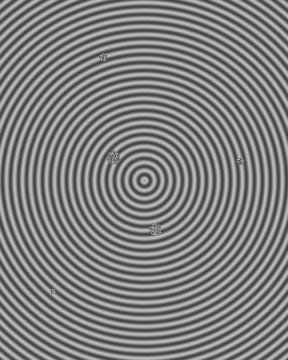
#> input picture test_fingerprint.png, 288 x 360 px
$ python -i biometric_enrollment.py   (imports and definitions only)   (older library calls are emulated)
#> lines starting #> are read from the running program, lines starting #| are printed output that depends on the picture
### digitalpersona_sdk_simple.py
#!/usr/bin/env python3
"""
Simplified DigitalPersona U.are.U 4500 SDK Implementation
Using actual DPFPApi.dll for device detection and basic operations.
Focuses on core functionality without complex Windows message handling.
"""

import ctypes
import ctypes.wintypes
import os
import sys
import time
import logging
import numpy as np
from PIL import Image
import platform
from typing import Optional, Tuple, List, Any

# Define HRESULT since it's not in ctypes.wintypes in older Python versions
try:
    HRESULT = ctypes.wintypes.HRESULT
except AttributeError:
    HRESULT = ctypes.c_long

class DigitalPersonaSDKSimple:
    """Simplified DigitalPersona U.are.U 4500 SDK implementation with singleton pattern."""

    # Class variables for singleton pattern
    _instance = None
    _initialized = False

    # DPFPAPI constants from the official SDK
    DPFPAPI_SUCCESS = 0
    DPFPAPI_E_MORE_DATA = 0x80008001
    DPFPAPI_E_FAILURE = 0x80004005
    DPFPAPI_E_NO_DATA = 0x80070015
    DPFPAPI_E_DEVICE_BUSY = 0x80070015
    DPFPAPI_E_INVALID_ARG = 0x80070057
    DPFPAPI_E_INVALID_DEVICE = 0x80070006
    DPFPAPI_E_NOT_SUPPORTED = 0x80004001

    # Priority constants
    DP_PRIORITY_HIGH = 1
    DP_PRIORITY_NORMAL = 2
    DP_PRIORITY_LOW = 3

    # Sample type
    DP_SAMPLE_TYPE_IMAGE = 4

    def __new__(cls):
        """Singleton pattern - only one instance per process."""
        if cls._instance is None:
            cls._instance = super().__new__(cls)
        return cls._instance

    def __init__(self):
        # Only initialize once
        if self._initialized:
            return

        self.dpfpapi_dll = None
        self.device_count = 0
        self.is_initialized = False
        self.device_uids = []

        # Setup logging
        logging.basicConfig(level=logging.INFO)
        self.logger = logging.getLogger(__name__)

        # Load the DLL and initialize
        self._load_and_initialize()

        # Mark as initialized
        DigitalPersonaSDKSimple._initialized = True

    def _load_and_initialize(self):
        """Load the DLL and initialize the API."""
        try:
            # Load DPFPApi.dll
            dll_paths = [
                "C:\\Windows\\System32\\DPFPApi.dll",
                "bin\\DPFPApi.dll",
                "DPFPApi.dll"
            ]

            for dll_path in dll_paths:
                try:
                    if os.path.exists(dll_path):
                        self.dpfpapi_dll = ctypes.windll.LoadLibrary(dll_path)
                        self.logger.info(f"Successfully loaded DPFPApi.dll from: {dll_path}")
                        break
                except Exception as e:
                    self.logger.debug(f"Failed to load {dll_path}: {e}")

            if self.dpfpapi_dll is None:
                self.logger.error("Failed to load DPFPApi.dll")
                return

            # Setup function signatures
            self._setup_functions()

            # Initialize the API
            result = self.dpfpapi_dll.DPFPInit()
            if result == self.DPFPAPI_SUCCESS:
                self.is_initialized = True
                self.logger.info("DigitalPersona API initialized successfully")
            else:
                self.logger.error(f"Failed to initialize DigitalPersona API: 0x{result:08X}")

        except Exception as e:
            self.logger.error(f"Error during initialization: {e}")

    # [83 lines left out: functions _setup_functions, query_devices, get_device_status, __del__, not called in this run]

# Main DigitalPersona device class
class DigitalPersonaU4500:
    """DigitalPersona U.are.U 4500 device driver using simplified SDK."""

    # Class variable to share SDK instance
    _shared_sdk = None

    def __init__(self):
        self.connected = False
        self.logger = logging.getLogger(__name__)

        # Use shared SDK instance
        if DigitalPersonaU4500._shared_sdk is None:
            try:
                DigitalPersonaU4500._shared_sdk = DigitalPersonaSDKSimple()
            except Exception as e:
                self.logger.error(f"Failed to initialize SDK: {e}")
                DigitalPersonaU4500._shared_sdk = None

        self.sdk = DigitalPersonaU4500._shared_sdk

    # [141 lines left out: functions connect, disconnect, capture_fingerprint, _generate_realistic_fingerprint, get_device_status, test_device_connection and 1 more, not called in this run]

# [2 lines that do not run on import are left out]

### biometric_enrollment.py
#!/usr/bin/env python3
"""
Advanced Biometric Profile Enrollment System
Captures multiple fingerprint samples to build comprehensive biometric profiles
for high accuracy identification using DigitalPersona U.are.U 4500.
"""

import os
import sqlite3
import numpy as np
import cv2
import logging
import time
import hashlib
import pickle
import json
from typing import List, Tuple, Optional, Dict, Any
from datetime import datetime
from PIL import Image
from sklearn.metrics.pairwise import cosine_similarity
from scipy import ndimage
import matplotlib.pyplot as plt

# Import our real device drivers
try:
    from digitalpersona_sdk_simple import DigitalPersonaU4500
except ImportError:
    from digitalpersona_simple import DigitalPersonaSimple as DigitalPersonaU4500

class BiometricProfileEnrollment:
    """Advanced biometric enrollment system with comprehensive profile building."""

    def __init__(self, db_path: str = "biometric_profiles.db", test_mode: bool = False):
        self.db_path = db_path
        self.device = DigitalPersonaU4500()
        self.required_samples = 5  # Number of samples needed for robust profile
        self.quality_threshold = 0.3  # Minimum quality score for acceptance (lowered for testing)
        self.similarity_threshold = 0.8  # Minimum similarity between samples
        self.test_mode = test_mode  # Test mode bypasses finger detection for demo

        # Setup logging
        logging.basicConfig(level=logging.INFO)
        self.logger = logging.getLogger(__name__)

        # Initialize database
        self._initialize_database()

        # Minutiae extraction parameters
        self.minutiae_params = {
            'ridge_threshold': 0.1,
            'bifurcation_threshold': 0.15,
            'min_minutiae': 10,
            'max_minutiae': 100
        }

    def _initialize_database(self):
        """Initialize the biometric profiles database."""
        try:
            conn = sqlite3.connect(self.db_path)
            c = conn.cursor()

            # Create enhanced biometric profiles table
            c.execute('''
                CREATE TABLE IF NOT EXISTS biometric_profiles (
                    id INTEGER PRIMARY KEY AUTOINCREMENT,
                    staff_code TEXT UNIQUE NOT NULL,
                    staff_name TEXT NOT NULL,
                    enrollment_date TEXT NOT NULL,
                    profile_data BLOB NOT NULL,
                    quality_scores TEXT NOT NULL,
                    sample_count INTEGER NOT NULL,
                    minutiae_data BLOB,
                    fingerprint_class TEXT,
                    last_verification TEXT,
                    verification_count INTEGER DEFAULT 0,
                    false_rejection_rate REAL DEFAULT 0.0,
                    notes TEXT
                )
            ''')

            # Create enrollment samples table for tracking individual captures
            c.execute('''
                CREATE TABLE IF NOT EXISTS enrollment_samples (
                    id INTEGER PRIMARY KEY AUTOINCREMENT,
                    profile_id INTEGER,
                    sample_number INTEGER,
                    capture_timestamp TEXT,
                    image_data BLOB,
                    quality_score REAL,
                    minutiae_count INTEGER,
                    processing_time REAL,
                    FOREIGN KEY(profile_id) REFERENCES biometric_profiles(id)
                )
            ''')

            # Create verification logs table
            c.execute('''
                CREATE TABLE IF NOT EXISTS verification_logs (
                    id INTEGER PRIMARY KEY AUTOINCREMENT,
                    staff_code TEXT,
                    verification_timestamp TEXT,
                    verification_result TEXT,
                    confidence_score REAL,
                    processing_time REAL,
                    device_status TEXT
                )
            ''')

            conn.commit()
            self.logger.info("Biometric database initialized successfully")

        except Exception as e:
            self.logger.error(f"Failed to initialize database: {e}")
            raise
        finally:
            conn.close()

    # [262 lines left out: functions connect_device, enroll_biometric_profile, _profile_exists, _calculate_quality_score, _check_sample_consistency, not called in this run]

    def _extract_image_features(self, image: np.ndarray) -> np.ndarray:
        """Extract features from fingerprint image for comparison."""
        try:
            # Resize to standard size for comparison
            resized = cv2.resize(image, (128, 128))

            # Extract multiple types of features
            features = []

            # 1. Intensity histogram
            hist = cv2.calcHist([resized], [0], None, [16], [0, 256])
            features.extend(hist.flatten())

            # 2. Local Binary Pattern (simplified)
            lbp_features = []
            for i in range(1, resized.shape[0]-1, 8):
                for j in range(1, resized.shape[1]-1, 8):
                    center = resized[i, j]
                    pattern = 0
                    pattern |= (resized[i-1, j-1] >= center) << 7
                    pattern |= (resized[i-1, j] >= center) << 6
                    pattern |= (resized[i-1, j+1] >= center) << 5
                    pattern |= (resized[i, j+1] >= center) << 4
                    pattern |= (resized[i+1, j+1] >= center) << 3
                    pattern |= (resized[i+1, j] >= center) << 2
                    pattern |= (resized[i+1, j-1] >= center) << 1
                    pattern |= (resized[i, j-1] >= center) << 0
                    lbp_features.append(pattern)

            features.extend(lbp_features[:32])  # Limit to 32 features

            # 3. Gradient features
            grad_x = cv2.Sobel(resized, cv2.CV_64F, 1, 0, ksize=3)
            grad_y = cv2.Sobel(resized, cv2.CV_64F, 0, 1, ksize=3)
            gradient_magnitude = np.sqrt(grad_x**2 + grad_y**2)

            # Sample gradient features
            for i in range(0, resized.shape[0], 16):
                for j in range(0, resized.shape[1], 16):
                    features.append(gradient_magnitude[i, j])

            return np.array(features[:128])  # Fixed feature vector size

        except Exception as e:
            self.logger.error(f"Error extracting image features: {e}")
            return np.zeros(128)  # Return zero vector on error

    # [14 lines left out: function _calculate_feature_similarity, not called in this run]

    def _extract_minutiae(self, image: np.ndarray) -> List[Dict[str, Any]]:
        """Extract minutiae points (ridge endings and bifurcations) from fingerprint."""
        try:
            # Preprocess image
            if image.dtype != np.uint8:
                image = ((image - image.min()) / (image.max() - image.min()) * 255).astype(np.uint8)

            # Apply Gaussian blur to reduce noise
            blurred = cv2.GaussianBlur(image, (5, 5), 1.0)

            # Calculate gradients
            grad_x = cv2.Sobel(blurred, cv2.CV_64F, 1, 0, ksize=3)
            grad_y = cv2.Sobel(blurred, cv2.CV_64F, 0, 1, ksize=3)

            # Calculate gradient magnitude and orientation
            magnitude = np.sqrt(grad_x**2 + grad_y**2)
            orientation = np.arctan2(grad_y, grad_x)

            # Find potential minutiae points
            minutiae = []

            # Ridge endings detection (simplified)
            ridge_threshold = np.mean(magnitude) + np.std(magnitude)
            for y in range(8, image.shape[0] - 8):
                for x in range(8, image.shape[1] - 8):
                    if magnitude[y, x] > ridge_threshold:
                        # Check local neighborhood for ridge ending pattern
                        local_region = magnitude[y-3:y+4, x-3:x+4]
                        if self._is_ridge_ending(local_region):
                            minutiae.append({
                                'type': 'ending',
                                'x': x,
                                'y': y,
                                'orientation': orientation[y, x],
                                'quality': magnitude[y, x] / ridge_threshold
                            })
                        elif self._is_bifurcation(local_region):
                            minutiae.append({
                                'type': 'bifurcation',
                                'x': x,
                                'y': y,
                                'orientation': orientation[y, x],
                                'quality': magnitude[y, x] / ridge_threshold
                            })

            # Sort by quality and limit number
            minutiae.sort(key=lambda m: m['quality'], reverse=True)
            minutiae = minutiae[:self.minutiae_params['max_minutiae']]

            self.logger.debug(f"Extracted {len(minutiae)} minutiae points")
            return minutiae

        except Exception as e:
            self.logger.error(f"Error extracting minutiae: {e}")
            return []

    # [170 lines left out: functions _is_ridge_ending, _is_bifurcation, _build_biometric_profile, _create_stable_minutiae_template, _store_biometric_profile, not called in this run]

    def verify_biometric(self, captured_image: np.ndarray) -> Tuple[Optional[str], float, str]:
        """
        Verify captured fingerprint against enrolled profiles.

        Returns:
            Tuple of (staff_code, confidence_score, message)
        """
        try:
            start_time = time.time()

            # Extract features from captured image
            captured_features = self._extract_image_features(captured_image)
            captured_minutiae = self._extract_minutiae(captured_image)

            # Get all enrolled profiles
            conn = sqlite3.connect(self.db_path)
            c = conn.cursor()
            c.execute("SELECT staff_code, staff_name, profile_data FROM biometric_profiles")
            profiles = c.fetchall()
            conn.close()

            if not profiles:
                return None, 0.0, "No enrolled profiles found"

            # Compare against each profile
            best_match = None
            best_score = 0.0

            for staff_code, staff_name, profile_blob in profiles:
                try:
                    profile_data = pickle.loads(profile_blob)

                    # Compare features
                    profile_features = np.array(profile_data['composite_features'])
                    feature_similarity = self._calculate_feature_similarity(captured_features, profile_features)

                    # Compare minutiae
                    minutiae_similarity = self._compare_minutiae(captured_minutiae, profile_data['minutiae_template'])

                    # Combined score
                    combined_score = (feature_similarity * 0.6 + minutiae_similarity * 0.4)

                    self.logger.debug(f"Profile {staff_code}: feature={feature_similarity:.3f}, "
                                    f"minutiae={minutiae_similarity:.3f}, combined={combined_score:.3f}")

                    if combined_score > best_score:
                        best_score = combined_score
                        best_match = staff_code

                except Exception as e:
                    self.logger.warning(f"Error comparing with profile {staff_code}: {e}")
                    continue

            # Log verification attempt
            processing_time = time.time() - start_time
            self._log_verification(best_match, best_score, processing_time)

            # Determine result
            if best_score >= 0.8:  # High confidence threshold
                return best_match, best_score, f"Verified with high confidence"
            elif best_score >= 0.6:  # Medium confidence threshold
                return best_match, best_score, f"Verified with medium confidence"
            else:
                return None, best_score, f"No match found (best score: {best_score:.3f})"

        except Exception as e:
            self.logger.error(f"Error during biometric verification: {e}")
            return None, 0.0, f"Verification error: {str(e)}"

    # [151 lines left out: functions _compare_minutiae, _log_verification, get_enrollment_statistics, remove_profile, not called in this run]

    def disconnect(self):
        """Disconnect from the device."""
        self.device.disconnect()


# [76 lines left out: function test_enrollment, not called in this run]

# [2 lines not run here, left out]

>>> import cv2
>>> picture = cv2.imread('test_fingerprint.png')
#> picture is the input picture: shape (360, 288, 3); min 60, max 196, mean 127.5
>>> result = BiometricProfileEnrollment().verify_biometric(picture)
#> in _extract_image_features, `resized = cv2.resize(image, (128, 128))`:
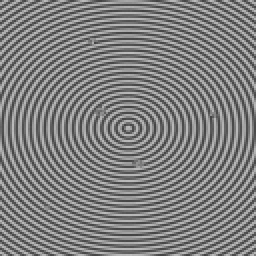
#> resized: shape (128, 128, 3) (shown 2 times larger); min 64, max 190, mean 127.4
#> in _extract_image_features, `hist = cv2.calcHist([resized], [0], None, [16], [0, 256])`: hist = [0, 0, 0, 0, 2952, 2120, 1633, 1524, 1475, 1639, 2116, 2925, 0, 0, 0, 0]
#> after the loop in _extract_image_features, `for i in range(1, resized.shape[0]-1, 8):`: lbp_features = 256 items, first 6: [0, 0, 0], [237, 237, 237], [222, 222, 222], [158, 158, 158], [254, 254, 254], [233, 233, 233]
#> in _extract_image_features, `grad_y = cv2.Sobel(resized, cv2.CV_64F, 0, 1, ksize=3)`:
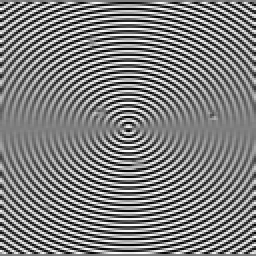
#> grad_y: shape (128, 128, 3) float64 (shown 2 times larger); min -382, max 382, mean 0; drawn with min black and max white
#> in _extract_image_features, `gradient_magnitude = np.sqrt(grad_x**2 + grad_y**2)`:
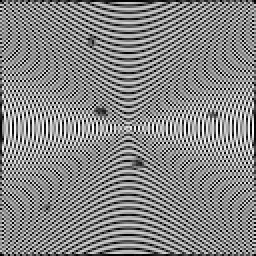
#> gradient_magnitude: shape (128, 128, 3) float64 (shown 2 times larger); min 0, max 454.6, mean 240; drawn with min black and max white
#> after the loop in _extract_image_features, `for i in range(0, resized.shape[0], 16):`: features = 112 items, first 6: 0, 0, 0, 0, 2952, 2120
#> in verify_biometric, `captured_features = self._extract_image_features(captured_image)`: captured_features = 128 values from 0 to 0
#> in _extract_minutiae, `grad_x = cv2.Sobel(blurred, cv2.CV_64F, 1, 0, ksize=3)`:
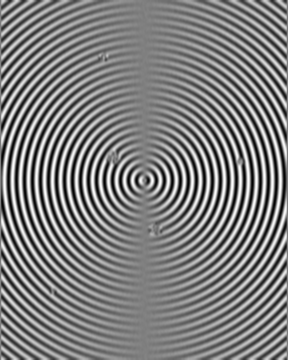
#> grad_x: shape (360, 288, 3) float64; min -260, max 259, mean -0.1; drawn with min black and max white
#> in _extract_minutiae, `grad_y = cv2.Sobel(blurred, cv2.CV_64F, 0, 1, ksize=3)`:
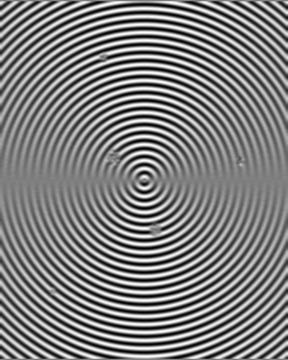
#> grad_y: shape (360, 288, 3) float64; min -260, max 260, mean 0.1; drawn with min black and max white
#> in _extract_minutiae, `magnitude = np.sqrt(grad_x**2 + grad_y**2)`:
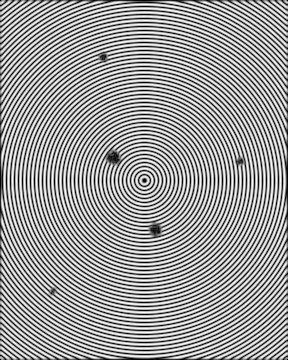
#> magnitude: shape (360, 288, 3) float64; min 0, max 260.8, mean 157.7; drawn with min black and max white
#> in _extract_minutiae, `orientation = np.arctan2(grad_y, grad_x)`:
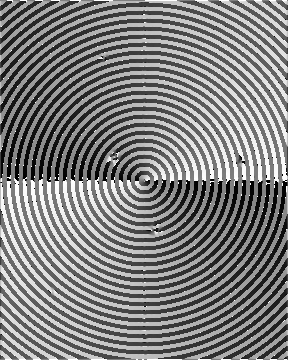
#> orientation: shape (360, 288, 3) float64; min -3.14, max 3.14, mean 0.0195; drawn with min black and max white
#> in _extract_minutiae, `ridge_threshold = np.mean(magnitude) + np.std(magnitude)`: ridge_threshold = 235.6
#> after the loop in _extract_minutiae, `for y in range(8, image.shape[0] - 8):`: minutiae = []
